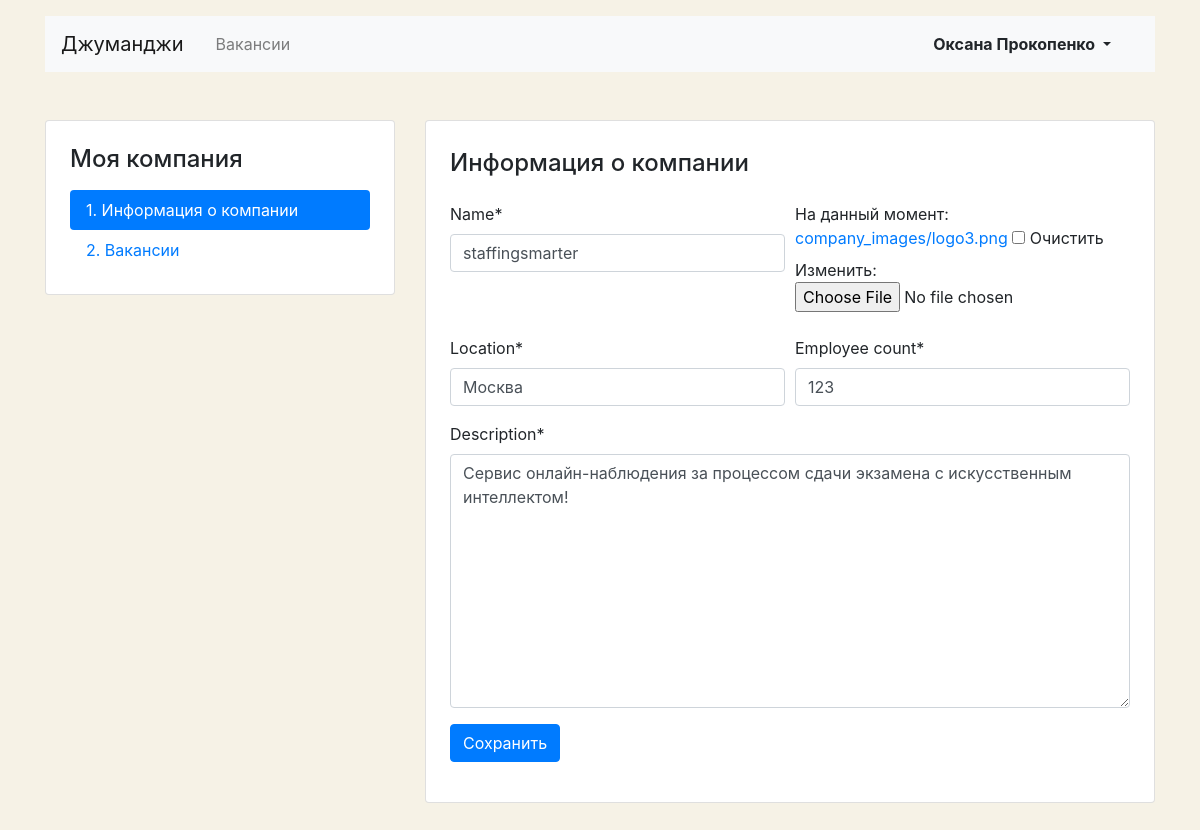
The page /mycompany/ (signed in) on the database as committed earlier.
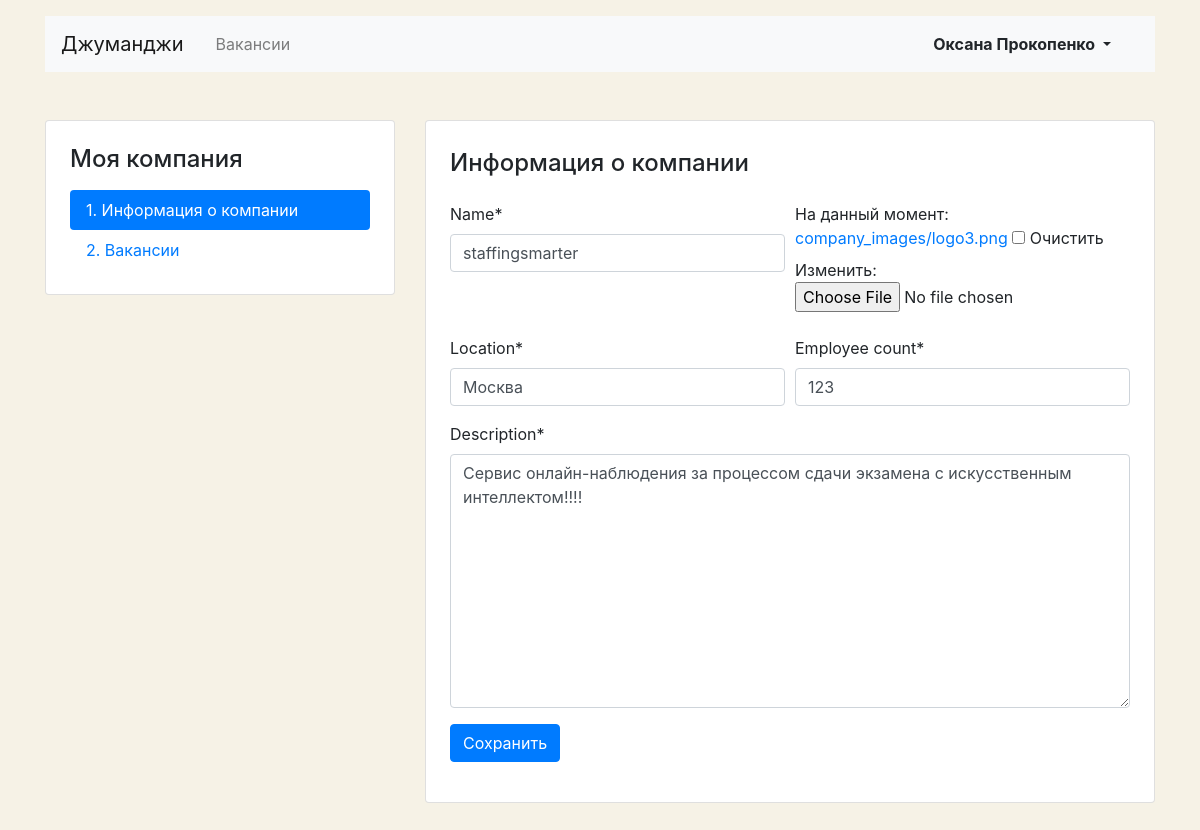
The same page on the database as committed later.
### vacancies/models.py (models this page shows, shortened)
class Company(models.Model):
    name = models.CharField(max_length=20)
    location = models.CharField(max_length=20)
    logo = models.ImageField(
        upload_to=MEDIA_COMPANY_IMAGE_DIR,
        blank=True
    )
    description = models.TextField()
    employee_count = models.IntegerField()
    owner = models.ForeignKey(
        User,
        on_delete=models.CASCADE,
    )

### vacancies/views/companies_views.py (the view)
# urls.py: path('mycompany/', MyCompanyView.as_view(), name='my_company'),
class MyCompanyView(LoginRequiredMixin, IsNotCompanyMixin, SuccessMessageMixin, UpdateView):
    model = Company
    template_name = 'vacancies/companies/company-edit.html'
    form_class = MyCompanyForm
    login_url = 'login_page'
    success_message = 'Информация о компании обновлена'
    def get_object(self):
        return self.model.objects.get(owner_id=self.request.user.pk)
    def get_context_data(self, **kwargs):
        context = super(MyCompanyView, self).get_context_data()
        context['head_title'] = 'Джуманджи | Моя компания'
        return context

### vacancies/forms.py
class MyCompanyForm(forms.ModelForm):
    class Meta:
        model = Company
        fields = [
            'name',
            'logo',
            'location',
            'employee_count',
            'description',
        ]
    def __init__(self, *args, **kwargs):
        super().__init__(*args, **kwargs)
        self.helper = FormHelper()
        self.helper.form_method = 'post'
        self.helper.layout = Layout(
            Row(
                Column('name'),
                Column(CustomImagefield('logo')),
            ),
            Row(
                Column('location'),
                Column('employee_count'),
            ),
            'description',
            FormActions(
                Submit('submit', 'Сохранить'),
            ),
        )

### vacancies/mixins.py (called while the page is built)
    def dispatch(self, request, *args, **kwargs):
        if Company.objects.filter(owner=self.request.user):
            return super().dispatch(request, *args, **kwargs)
        return redirect('no_company')

### templates/vacancies/companies/company-edit.html (shortened to what this page needs)
{% extends 'base.html' %}
{% load crispy_forms_tags %}
{% block content %}
<main class="container mt-3 pb-5">
    <div class="row mt-5">
        <div class="col-12 col-lg-4">
            <aside class="pt-3 pb-4 px-4 mb-5 card">
                <h1 class="h4 pt-2 pb-2">Моя компания</h1>
                <div class="nav flex-column nav-pills">
                    <a class="nav-link active" href="{% url 'my_company' %}">1. Информация о компании</a>
                    <a class="nav-link" href="{% url 'my_company_vacancies' %}">2. Вакансии</a>
                </div>
            </aside>
        </div>
        <div class="col-12 col-lg-8">
            <div class="card">
                <div class="card-body px-4 pb-4">
                    <section class="tab-pane fade show active">
                        <h2 class="h4 pt-2 pb-3">Информация о компании</h2>
                        {% crispy form %}
                    </section>
                </div>
            </div>
        </div>
    </div>
</main>
{% endblock %}

### templates/custom_imagefield.html
{% load crispy_forms_field %}
<div class="form-group">
    {% crispy_field field 'class' 'custom-file' %}
  </div>

Rows that differ between the two databases and show on the page:
changed Company "staffingsmarter": description "Сервис онлайн-наблюдения за процессом сдачи экзамена с искусственным интеллектом!" → "Сервис онлайн-наблюдения за процессом сдачи экзамена с искусственным интеллектом!!!!"
